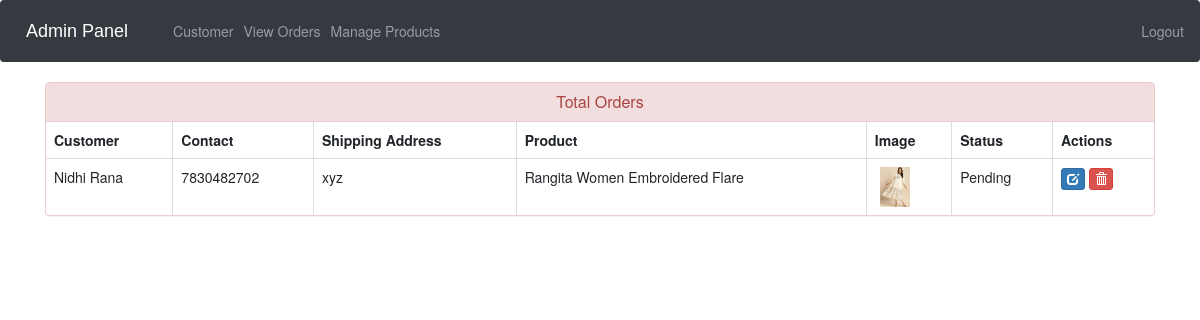
Screenshot of /admin-view-booking (signed in) with the database file from the repository.
### ecom/models.py (models this page shows, shortened)
class Customer(models.Model):
    user=models.OneToOneField(User,on_delete=models.CASCADE)
    profile_pic= models.ImageField(upload_to='profile_pic/CustomerProfilePic/',null=True,blank=True)
    address = models.CharField(max_length=40)
    mobile = models.CharField(max_length=20,null=False)
    @property
    def get_name(self):
        return self.user.first_name+" "+self.user.last_name

class Orders(models.Model):
    STATUS =(
        ('Pending','Pending'),
        ('Order Confirmed','Order Confirmed'),
        ('Out for Delivery','Out for Delivery'),
        ('Delivered','Delivered'),
    )
    customer=models.ForeignKey('Customer', on_delete=models.CASCADE,null=True)
    product=models.ForeignKey('Product',on_delete=models.CASCADE,null=True)
    email = models.CharField(max_length=50,null=True)
    address = models.CharField(max_length=500,null=True)
    mobile = models.CharField(max_length=20,null=True)
    order_date= models.DateField(auto_now_add=True,null=True)
    status=models.CharField(max_length=50,null=True,choices=STATUS)

class Product(models.Model):
    name=models.CharField(max_length=40)
    product_image= models.ImageField(upload_to='product_image/',null=True,blank=True)
    price = models.PositiveIntegerField()
    description=models.CharField(max_length=40)

### ecom/views.py (the view)
# urls.py: path('admin-view-booking', views.admin_view_booking_view,name='admin-view-booking'),
@login_required(login_url='adminlogin')
def admin_view_booking_view(request):
    orders=models.Orders.objects.all()
    ordered_products=[]
    ordered_bys=[]
    for order in orders:
        ordered_product=models.Product.objects.all().filter(id=order.product.id)
        ordered_by=models.Customer.objects.all().filter(id = order.customer.id)
        ordered_products.append(ordered_product)
        ordered_bys.append(ordered_by)
    return render(request,'ecom/admin_view_booking.html',{'data':zip(ordered_products,ordered_bys,orders)})

### templates/ecom/admin_view_booking.html (shortened to what this page needs)
{% extends 'ecom/admin_base.html' %}
{% load static %}
{% block content %}
<head>
  <link href="//netdna.bootstrapcdn.com/bootstrap/3.0.0/css/bootstrap.min.css" rel="stylesheet" id="bootstrap-css">
</head>
<div class="container">
  <div class="panel panel-danger">
    <div class="panel-heading">
      <h6 class="panel-title">Total Orders</h6>
    </div>
    <table class="table table-hover table-bordered" id="dev-table">
      <thead>
        <tr>
          <th>Customer</th>
          <th>Contact</th>
          <th>Shipping Address</th>
          <th>Product</th>
          <th>Image</th>
          <th>Status</th>
          <th>Actions</th>
        </tr>
      </thead>
      {% for product,customer,order in data %}
      <tr>
        {% for c in customer %}
        <td> {{c.get_name}}</td>
        <td>{{c.mobile}}</td>
        <td>{{order.address}}</td>
        {% endfor %}
        {% for p in product %}
        <td> {{p.name}}</td>
        <td> <img src="{% static p.product_image.url %}" alt="Profile Pic" height="40px" width="40px" /></td>
        <td>{{order.status}}</td>
        <td><a class="btn btn-primary btn-xs" href="{% url 'update-order' order.id  %}"><span class="glyphicon glyphicon-edit"></span></a>
        <a class="btn btn-danger btn-xs" href="{% url 'delete-order' order.id  %}"><span class="glyphicon glyphicon-trash"></span></a></td>
        {% endfor %}
      </tr>
      {% endfor %}
    </table>
  </div>
</div>
{% endblock content %}

### templates/ecom/admin_view_booking.html (style rules this page uses)
a:link { text-decoration: none; }
h6 { text-align: center; }

### rows the page displays
Orders: address "xyz", status "Pending"
Customer: get_name "Nidhi Rana", mobile "7830482702"
Product: name "Rangita Women Embroidered Flare", product_image (picture)
